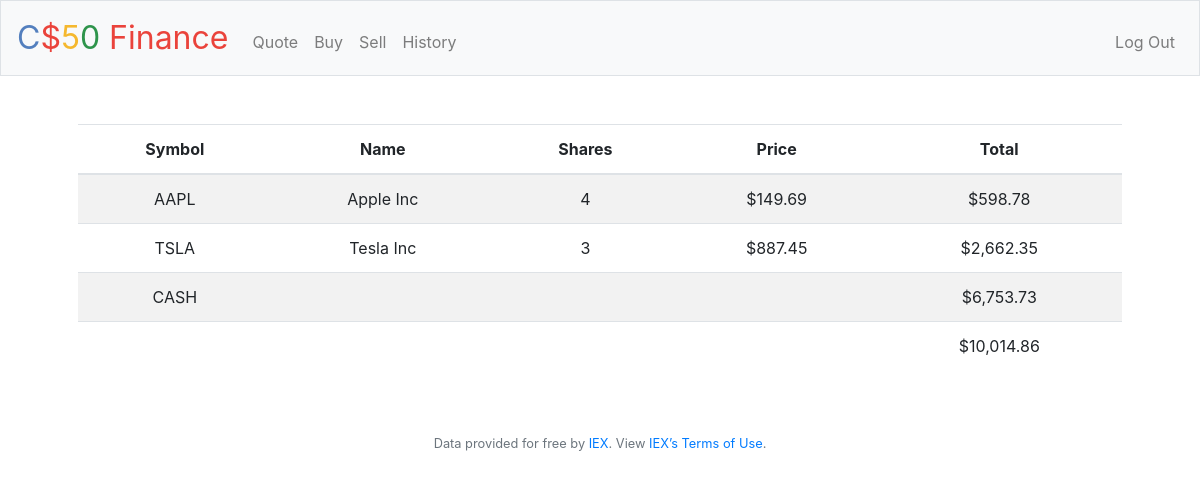
/ (signed in), run on the app's committed database.
### tables this page shows
CREATE TABLE transactions (id INTEGER PRIMARY KEY AUTOINCREMENT, user_id INTEGER NOT NULL, name TEXT NOT NULL, shares INTEGER NOT NULL, price NUMERIC NOT NULL, type TEXT NOT NULL, symbol TEXT NOT NULL, time TIMESTAMP DEFAULT CURRENT_TIMESTAMP, FOREIGN KEY(user_id) REFERENCES users(id));

CREATE TABLE users (id INTEGER, username TEXT NOT NULL, hash TEXT NOT NULL, cash NUMERIC NOT NULL DEFAULT 10000.00, PRIMARY KEY(id));

### application.py (the view)
@app.route("/")
@login_required
def index():
    stocks = db.execute(
        "SELECT symbol, name, price, SUM(shares) as TotalShares FROM transactions WHERE user_id = ? GROUP BY symbol", session["user_id"])
    cash = db.execute("SELECT cash FROM users WHERE id  = ?", session["user_id"])[0]["cash"]
    total = cash
    for stock in stocks:
        total += stock["price"] * stock["TotalShares"]
    return render_template("index.html", stocks=stocks, cash=cash, usd=usd, total=total)

### application.py (called while the page is built)
@app.after_request
def after_request(response):
    response.headers["Cache-Control"] = "no-cache, no-store, must-revalidate"
    response.headers["Expires"] = 0
    response.headers["Pragma"] = "no-cache"
    return response

### helpers.py (called while the page is built)
def login_required(f):
    @wraps(f)
    def decorated_function(*args, **kwargs):
        if session.get("user_id") is None:
            return redirect("/login")
        return f(*args, **kwargs)
    return decorated_function

def usd(value):
    return f"${value:,.2f}"

### templates/index.html (shortened to what this page needs)
{% extends "layout.html" %}
{% block main %}
<table class="table table-striped">
    <thead>
        <tr>
            <th>Symbol</th>
            <th>Name</th>
            <th>Shares</th>
            <th>Price</th>
            <th>Total</th>
        </tr>
    </thead>
    <tbody>
        {% for stock in stocks %}
        <tr>
            <td>{{ stock["symbol"].upper() }}</td>
            <td>{{ stock["name"] }}</td>
            <td>{{ stock["TotalShares"] }}</td>
            <td>{{ usd(stock["price"]) }}</td>
            <td>{{ usd(stock["TotalShares"] * stock["price"]) }}</td>
        </tr>
        {% endfor %}
        <tr>
            <td>CASH</td>
            <td colspan="3"></td>
            <td>{{ usd(cash) }}</td>
        </tr>
    </tbody>
    <tfoot>
        <td colspan = "4"></td>
        <td>{{ usd(total) }}</td>
    </tfoot>
</table>
{% endblock %}

### templates/layout.html (shortened to what this page needs)
<!DOCTYPE html>
<html lang="en">
    <head>
        <link rel="stylesheet" href="https://cdn.jsdelivr.net/npm/bootstrap@4.5.3/dist/css/bootstrap.min.css">
        <link href="/static/styles.css" rel="stylesheet">
    </head>
    <body>
        <nav class="navbar navbar-expand-md navbar-light bg-light border">
            <a class="navbar-brand" href="/"><span class="blue">C</span><span class="red">$</span><span class="yellow">5</span><span class="green">0</span> <span class="red">Finance</span></a>
            <div class="collapse navbar-collapse" id="navbar">
                {% if session.user_id %}
                    <ul class="navbar-nav mr-auto mt-2">
                        <li class="nav-item"><a class="nav-link" href="/quote">Quote</a></li>
                        <li class="nav-item"><a class="nav-link" href="/buy">Buy</a></li>
                        <li class="nav-item"><a class="nav-link" href="/sell">Sell</a></li>
                        <li class="nav-item"><a class="nav-link" href="/history">History</a></li>
                    </ul>
                    <ul class="navbar-nav ml-auto mt-2">
                        <li class="nav-item"><a class="nav-link" href="/logout">Log Out</a></li>
                    </ul>
                {% else %}
                    <ul class="navbar-nav ml-auto mt-2">
                        <li class="nav-item"><a class="nav-link" href="/register">Register</a></li>
                        <li class="nav-item"><a class="nav-link" href="/login">Log In</a></li>
                    </ul>
                {% endif %}
            </div>
        </nav>
        <main class="container p-5">
            {% block main %}{% endblock %}
        </main>
        <footer class="small text-center text-muted">
            Data provided for free by <a href="https://iextrading.com/developer">IEX</a>. View <a href="https://iextrading.com/api-exhibit-a/">IEX’s Terms of Use</a>.
        </footer>
    </body>
</html>

### static/styles.css (style rules this page uses)
nav .navbar-brand { font-size: xx-large; }
nav .navbar-brand .blue { color: #537fbe; }
nav .navbar-brand .red { color: #ea433b; }
nav .navbar-brand .yellow { color: #f5b82e; }
nav .navbar-brand .green { color: #2e944b; }
main { overflow-x: auto; text-align: center; }

### data on the page
transactions: symbol "AAPL", name "Apple Inc", TotalShares "4", price "$149.69", TotalShares "$598.78"
transactions: symbol "TSLA", name "Tesla Inc", TotalShares "3", price "$887.45", TotalShares "$2,662.35"
users: cash "$6,753.73"

### other printed values
{{ usd(total) }} "$10,014.86"
